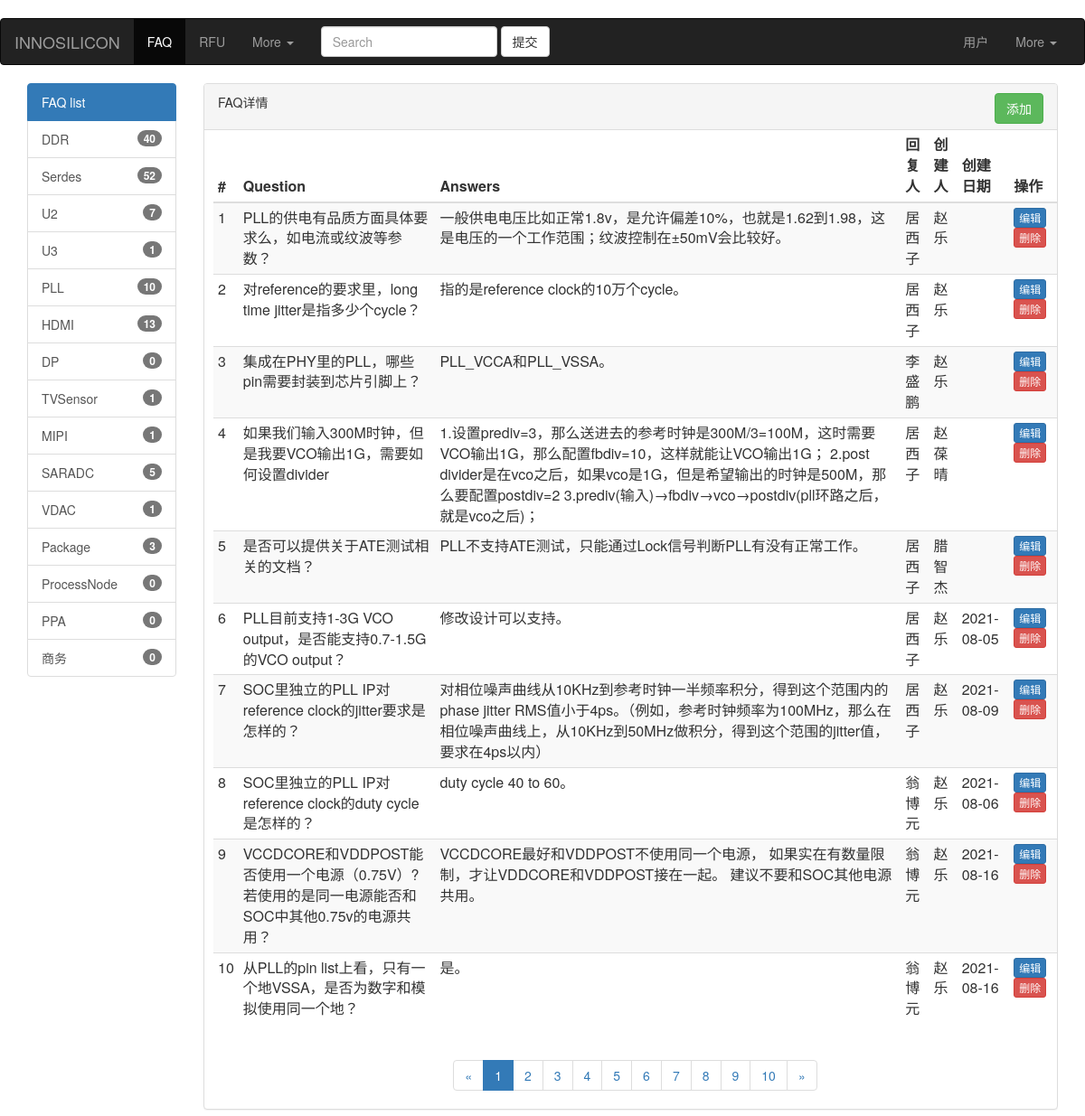
The app's page /index/pll/ with its own data.
### app01/models.py (models this page shows)
class Pll(models.Model):
    question =  models.TextField(verbose_name='问题')
    answers = models.TextField(verbose_name='回复',null=True)
    replier = models.CharField(verbose_name='回复人',max_length=32,null=True)
    creator = models.CharField(verbose_name='创建人',max_length=32,null=True)
    create_time = models.DateField(verbose_name='创建时间',auto_now=False,null=True)
    class Meta:
        verbose_name_plural = 'PLL'

### app01/views.py (the view)
# urls.py: path('', views.Index.as_view()),
class Index(View):
    def get(self, request,name=None):
        table_list = [DDR, Serdes, U2, U3, Pll, Hdmi, Dp, TVSensor, MIPI, SARADC, VDAC, Package]
        name_list = ['DDR','Serdes','U2','U3','PLL','HDMI','DP','TVSensor','MIPI','SARADC','VDAC','Package']
        len_list = []
        for item in table_list:
            len_list.append(item.objects.count())
        rst_list = dict(zip(name_list,len_list))
        if name:
            name_upper = name.upper()
        else:
            name_upper = name
        if name_upper == 'DDR':
            ddr_queryset = DDR.objects.all()
        elif name_upper == 'HDMI':
            ddr_queryset = Hdmi.objects.all()
        elif name_upper == 'U2':
            ddr_queryset = U2.objects.all()
        elif name_upper == 'U3':
            ddr_queryset = U3.objects.all()
        elif name_upper =='PLL':
            ddr_queryset = Pll.objects.all()
        elif  name_upper == 'SERDES':
            ddr_queryset = Serdes.objects.all()
        elif name_upper == 'DP':
            ddr_queryset = Dp.objects.all()
        elif name_upper == 'TVSENSOR':
            ddr_queryset = TVSensor.objects.all()
        elif name_upper == 'MIPI':
            ddr_queryset = MIPI.objects.all()
        elif name_upper == 'SARADC':
            ddr_queryset = SARADC.objects.all()
        elif name_upper == 'VDAC':
            ddr_queryset = VDAC.objects.all()
        elif name_upper == 'PACKAGE':
            ddr_queryset = Package.objects.all()
        else:
            ddr_queryset = DDR.objects.all()
        return render(request,'index.html', locals())

### templates/index.html (shortened to what this page needs)
﻿<!DOCTYPE html>
<html>
<head>
    <link rel="stylesheet" href="https://cdn.staticfile.org/twitter-bootstrap/3.3.7/css/bootstrap.min.css">
</head>
<body>
<nav class="navbar navbar-inverse">
    <div class="container-fluid">
        <div class="navbar-header">
            <a class="navbar-brand" href="#">INNOSILICON </a>
        </div>
        <div class="collapse navbar-collapse" id="bs-example-navbar-collapse-1">
            <ul class="nav navbar-nav">
                <li class="active"><a href="/index/faq/">FAQ <span class="sr-only">(current)</span></a></li>
                <li><a href="#">RFU</a></li>
                <li class="dropdown">
                    <a href="#" class="dropdown-toggle" data-toggle="dropdown" role="button" aria-haspopup="true"
                       aria-expanded="false">More <span class="caret"></span></a>
                </li>
            </ul>
            <form class="navbar-form navbar-left">
                <div class="form-group">
                    <input type="text" class="form-control" placeholder="Search">
                </div>
                <button type="submit" class="btn btn-default">提交</button>
            </form>
            <ul class="nav navbar-nav navbar-right">
                <li><a href="#">用户</a></li>
                <li class="dropdown">
                    <a href="#" class="dropdown-toggle" data-toggle="dropdown" role="button" aria-haspopup="true"
                       aria-expanded="false">More <span class="caret"></span></a>
                </li>
            </ul>
        </div>
    </div>
</nav>
<div class="container-fluid">
    <div class='col-md-2 col-sm-2 col-xs-2 col-xm-2'>
        <div class="list-group">
            <a href="/index/faq/" class="list-group-item active">FAQ list</a>
            {% for k,v in rst_list.items %}
                 <a href="/index/{{ k|lower }}/" class="list-group-item"><span class="badge">{{ v }}</span>{{ k }}</a>
            {% endfor %}
            <a href="/index/processnode/" class="list-group-item">ProcessNode<span class="badge">0</span></a>
            <a href="/index/ppa/" class="list-group-item">PPA<span class="badge">0</span></a>
            <a href="/index/shangwu/" class="list-group-item">商务<span class="badge">0</span></a>
        </div>
    </div>
    <div class='col-md-10 col-sm-10 col-xs-10 col-xm-10'>
        <div class="panel panel-default">
            <div class="panel-heading ">
                <p>FAQ详情<a href="" class="btn btn-success pull-right">添加</a></p>
            </div>
            <div style="margin:0 0 0 10px">
                <table class="table table-hover table-striped table-condensed">
                    <thead>
                    <tr>
                        <th>#</th>
                        <th>Question</th>
                        <th>Answers</th>
                        <th>回复人</th>
                        <th>创建人</th>
                        <th>创建日期</th>
                        <th>操作</th>
                    </tr>
                    </thead>
                    <tbody>
                    {% for ddr_obj in ddr_queryset %}
                        <tr>
                            <td>{{ forloop.counter }}</td>
                            <td>{{ ddr_obj.question }}</td>
                            <td>{{ ddr_obj.answers }}</td>
                            <td>{{ ddr_obj.replier }}</td>
                            <td>{{ ddr_obj.creator }}</td>
                            <td>{{ ddr_obj.create_time|date:'Y-m-d' }}</td>
                            <td>
                                <a href="" class="btn btn-primary btn-xs">编辑</a>
                                <a href="" class="btn btn-danger btn-xs">删除</a>
                            </td>
                        </tr>
                    {% endfor %}
                    </tbody>
                </table>
                <nav aria-label="Page navigation" style="text-align: center">
                    <ul class="pagination">
                        <li>
                            <a href="#" aria-label="Previous">
                                <span aria-hidden="true">&laquo;</span>
                            </a>
                        </li>
                        <li class="active"><a href="#">1</a></li>
                        <li><a href="#">2</a></li>
                        <li><a href="#">3</a></li>
                        <li><a href="#">4</a></li>
                        <li><a href="#">5</a></li>
                        <li><a href="#">6</a></li>
                        <li><a href="#">7</a></li>
                        <li><a href="#">8</a></li>
                        <li><a href="#">9</a></li>
                        <li><a href="#">10</a></li>
                        <li>
                            <a href="#" aria-label="Next">
                                <span aria-hidden="true">&raquo;</span>
                            </a>
                        </li>
                    </ul>
                </nav>
            </div>
        </div>
    </div>
</div>
</body>
</html>

### records on screen
Pll: question "PLL的供电有品质方面具体要求么，如电流或纹波等参数？", answers "一般供电电压比如正常1.8v，是允许偏差10%，也就是1.62到1.98，这是电压的一个工作范围；纹波控制在±50mV会比较好。", replier "居西子", creator "赵乐"
Pll: question "对reference的要求里，long time jitter是指多少个cycle？", answers "指的是reference clock的10万个cycle。", replier "居西子", creator "赵乐"
Pll: question "集成在PHY里的PLL，哪些pin需要封装到芯片引脚上？", answers "PLL_VCCA和PLL_VSSA。", replier "李盛鹏", creator "赵乐"
Pll: question "如果我们输入300M时钟，但是我要VCO输出1G，需要如何设置divider", answers "1.设置prediv=3，那么送进去的参考时钟是300M/3=100M，这时需要VCO输出1G，那么配置fbdiv=10，这样就能让VCO输出1G； 2.post divider是在vco之后，如果vco是1G，但是希望输出的时钟是500M，那么要配置postdiv=2 3.prediv(输入)→fbdiv→vco→postdiv(pll环路之后，就是vco之后)；", replier "居西子", creator "赵葆晴"
Pll: question "是否可以提供关于ATE测试相关的文档？", answers "PLL不支持ATE测试，只能通过Lock信号判断PLL有没有正常工作。", replier "居西子", creator "腊智杰"
Pll: question "PLL目前支持1-3G VCO output，是否能支持0.7-1.5G的VCO output？", answers "修改设计可以支持。", replier "居西子", creator "赵乐", create_time "2021-08-05"
Pll: question "SOC里独立的PLL IP对reference clock的jitter要求是怎样的？", answers "对相位噪声曲线从10KHz到参考时钟一半频率积分，得到这个范围内的phase jitter RMS值小于4ps。（例如，参考时钟频率为100MHz，那么在相位噪声曲线上，从10KHz到50MHz做积分，得到这个范围的jitter值，要求在4ps以内）", replier "居西子", creator "赵乐", create_time "2021-08-09"
Pll: question "SOC里独立的PLL IP对reference clock的duty cycle是怎样的？", answers "duty cycle 40 to 60。", replier "翁博元", creator "赵乐", create_time "2021-08-06"
Pll: question "VCCDCORE和VDDPOST能否使用一个电源（0.75V）?若使用的是同一电源能否和SOC中其他0.75v的电源共用？", answers "VCCDCORE最好和VDDPOST不使用同一个电源， 如果实在有数量限制，才让VDDCORE和VDDPOST接在一起。 建议不要和SOC其他电源共用。", replier "翁博元", creator "赵乐", create_time "2021-08-16"
Pll: question "从PLL的pin list上看，只有一个地VSSA，是否为数字和模拟使用同一个地？", answers "是。", replier "翁博元", creator "赵乐", create_time "2021-08-16"

### other values on screen
{{ v }} "40" "52" "7" "1" "10" "13" "0" "1" "1" "5" "1" "3"
{{ k }} "DDR" "Serdes" "U2" "U3" "PLL" "HDMI" "DP" "TVSensor" "MIPI" "SARADC" "VDAC" "Package"
